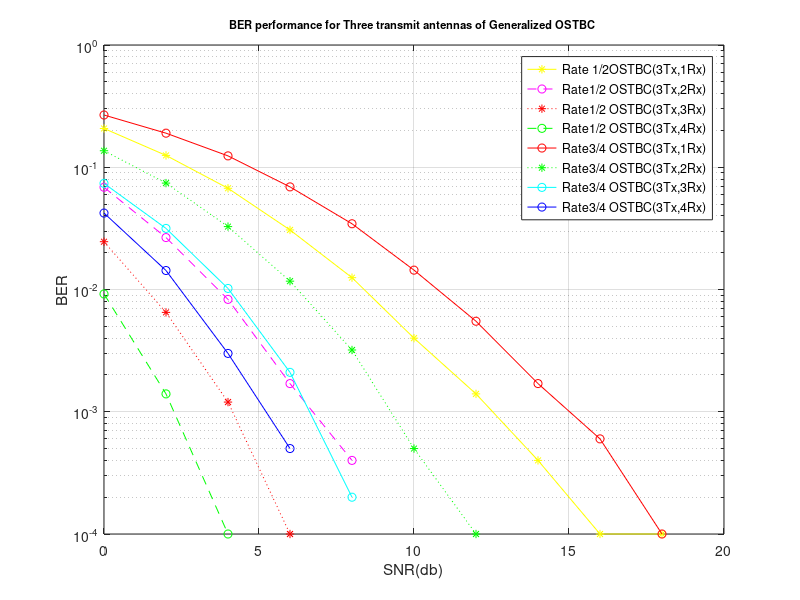

This figure's MATLAB source:
half_one_rx=[0.2076    0.1250    0.0673    0.0307    0.0125    0.0040    0.0014    0.0004    0.0001    0.0001         0]% all qpsk
half_two_rx =[0.0686    0.0266    0.0083    0.0017    0.0004    0.0000    0.0000         0         0         0         0]
half_three_rx=[0.0246    0.0065    0.0012    0.0001    0.0000         0         0         0         0         0         0]
half_four_rx=[  0.0092    0.0014    0.0001    0.0000         0         0         0         0         0         0         0]
three_four_one_rx=[   0.2675    0.1900    0.1239    0.0691    0.0345    0.0144    0.0055    0.0017    0.0006    0.0001    0.0000]
three_four_two_rx=[  0.1365    0.0742    0.0327    0.0117    0.0032    0.0005    0.0001         0    0.0000         0         0]
three_four_three_rx=[ 0.0738    0.0316    0.0102    0.0021    0.0002    0.0000         0         0         0         0         0]
three_four_four_rx=[0.0422    0.0143    0.0030    0.0005    0.0000         0         0         0         0         0         0]
SNR=[0:2:20];
p=semilogy(SNR,half_one_rx,'-y*')
hold on
semilogy(SNR,half_two_rx,'--mo')
semilogy(SNR,half_three_rx,':r*')
semilogy(SNR,half_four_rx,'--go')
semilogy(SNR,three_four_one_rx,'-ro')
semilogy(SNR,three_four_two_rx,':g*')
semilogy(SNR,three_four_three_rx,'-co')
semilogy(SNR,three_four_four_rx,'-bo')
grid on
legend('Rate 1/2OSTBC(3Tx,1Rx)','Rate1/2 OSTBC(3Tx,2Rx)','Rate1/2 OSTBC(3Tx,3Rx)','Rate1/2 OSTBC(3Tx,4Rx)','Rate3/4 OSTBC(3Tx,1Rx)',...
    'Rate3/4 OSTBC(3Tx,2Rx)','Rate3/4 OSTBC(3Tx,3Rx)','Rate3/4 OSTBC(3Tx,4Rx)')%,'Location','NorthEastOutside')
xlabel('SNR(db)')
ylabel('BER')
title('BER performance for Three transmit antennas of Generalized OSTBC ','fontsize',8)